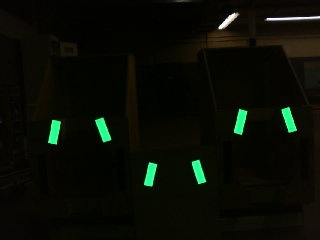
%> input picture FRC_2019_Vision_Calib/Images/VisionTarget1.jpg, 320 x 240 px
$ octave Calibrate_Vision_Target_v003.m   (GNU Octave 9; MATLAB toolbox functions it lacks are replaced by stand-ins)
%> lines starting %> are read from the running program, lines starting %| are printed output that depends on the picture
%   Calibrate_Vision_Target_v003.m
%   Written on 3/15/2019
%   Jacob Krucinski (jacob1576@gmail.com)

%% Init
clc;
close all;
clear all;

%% Load in all images first
img_1_path = 'Images/VisionTarget1.jpg';
img_1 = imread(img_1_path);
%> img_1 is the input picture: size 240x320x3 uint8; mean R, G, B 9.7, 12.6, 5.1

% Rotate the image so that vision targets are straight up and down
img_1 = imrotate(img_1, 14.5);
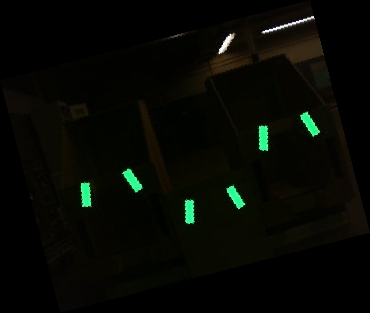
%> img_1: size 313x370x3 uint8; mean R, G, B 6.4, 8.4, 3.4
% Invert colors so that ginput cross hairs are more visible
imshow(uint8(255) - img_1);
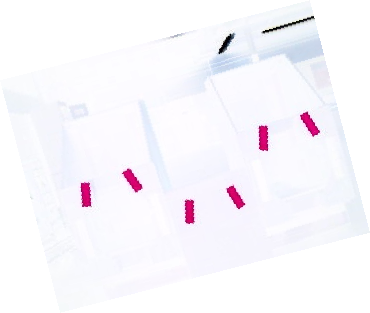
%> displayed picture: size 313x370x3, on the screen's scale of 0 to 255; mean R, G, B 248.6, 246.6, 251.6

% Use ginput to grab specific target (add code support for 2)
disp('Click in the upper left and then the lower right of the reflective tape...');
%> (the run ends here)
